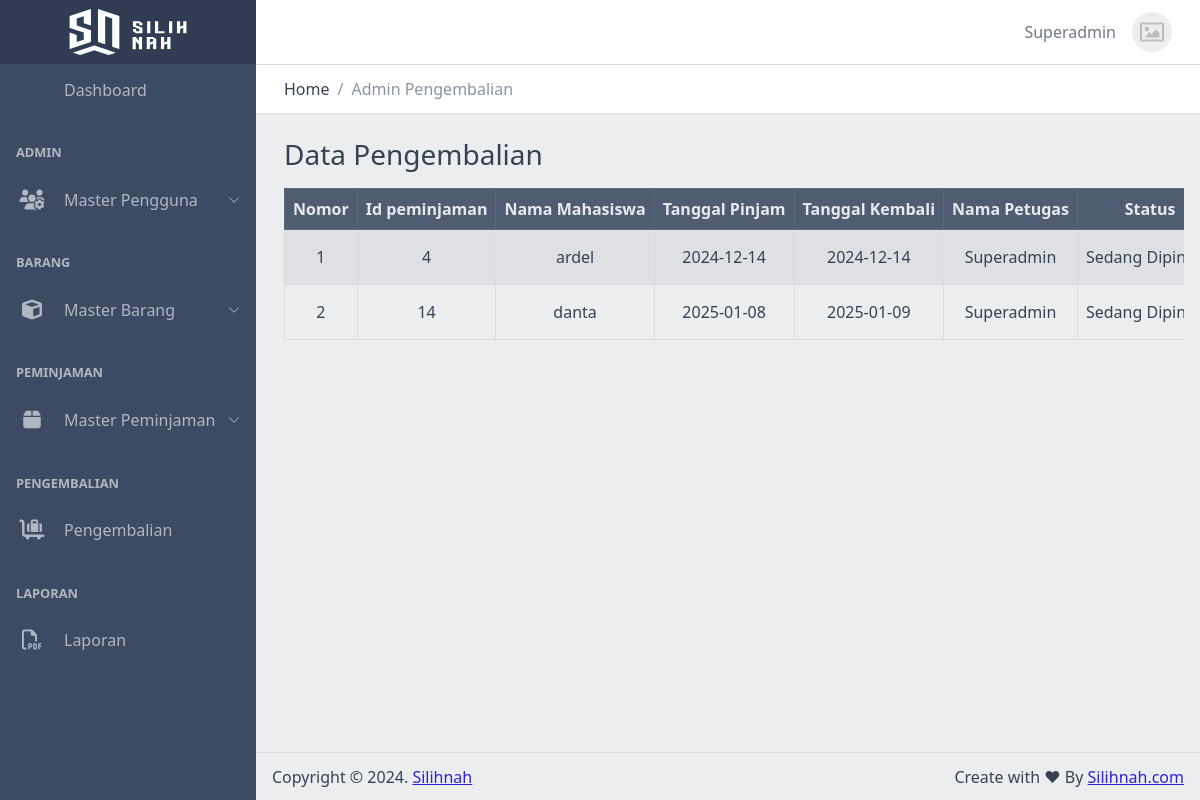
Screenshot of /views/admin/pengembalian/ (signed in) with the database file from the repository.
### tables this page shows
CREATE TABLE `peminjaman` (
  `id_peminjaman` int NOT NULL,
  `id_mahasiswa` int NOT NULL,
  `tanggal_pinjam` date NOT NULL,
  `tanggal_kembali` date NOT NULL,
  `id_petugas` int DEFAULT NULL,
  `id_status` int DEFAULT NULL
);

CREATE TABLE `mahasiswa` (
  `id_mahasiswa` int NOT NULL,
  `id_user` int NOT NULL,
  `nim` varchar(10) DEFAULT NULL,
  `nama` varchar(255) DEFAULT NULL,
  `telpon` varchar(13) DEFAULT NULL,
  `jenis_kelamin` enum('Laki-Laki','Perempuan') DEFAULT NULL,
  `tanggal_lahir` date DEFAULT NULL,
  `alamat` text,
  `agama` enum('Hindu','Islam','Budha','Kristen','Katolik','Konghucu') DEFAULT NULL
);

CREATE TABLE `petugas` (
  `id_petugas` int NOT NULL,
  `id_user` int NOT NULL,
  `nama` varchar(255) DEFAULT NULL,
  `telpon` varchar(13) DEFAULT NULL,
  `jenis_kelamin` enum('Laki-Laki','Perempuan') DEFAULT NULL,
  `tanggal_lahir` date DEFAULT NULL,
  `alamat` text,
  `agama` enum('Hindu','Islam','Budha','Kristen','Katolik','Konghucu') DEFAULT NULL
);

CREATE TABLE `status` (
  `id_status` int NOT NULL,
  `nama_status` varchar(255) NOT NULL
);

### functions/peminjaman.php (called while the page is built, shortened)
<?php
include 'connect.php';
class Peminjaman extends Connect
{
    public function getDataPeminjamanStatus()
    {
        $query = "SELECT
            peminjaman.id_peminjaman,
            peminjaman.id_mahasiswa,
            peminjaman.id_petugas,
            peminjaman.id_status,
            peminjaman.id_peminjaman,
            peminjaman.tanggal_pinjam,
            peminjaman.tanggal_kembali,
            mahasiswa.nama AS nama_mahasiswa,
            petugas.nama AS nama_petugas,
            status.nama_status AS nama_status
        FROM
            peminjaman
        LEFT JOIN
            mahasiswa ON peminjaman.id_mahasiswa = mahasiswa.id_mahasiswa
        LEFT JOIN
            petugas ON peminjaman.id_petugas = petugas.id_petugas
        LEFT JOIN
            status ON peminjaman.id_status = status.id_status
        WHERE peminjaman.id_status = 3
        GROUP BY
            peminjaman.id_peminjaman";
        $result = mysqli_query($this->conn, $query);
        $data = [];
        while ($row = mysqli_fetch_assoc($result)) {
            $data[] = $row;
        }
        return $data;
    }
    public function getDataStatus()
    {
        $query = "SELECT * FROM status";
        $result = mysqli_query($this->conn, $query);
        $data = [];
        while ($row = mysqli_fetch_assoc($result)) {
            $data[] = $row;
        }
        return $data;
    }
}

### functions/connect.php (called while the page is built, shortened)
<?php
class Connect
{
    private $host = 'localhost';
    private $user = 'root';
    private $pass = '';
    private $db = 'silihnah';
    function __construct()
    {
        $this->conn = new mysqli($this->host, $this->user, $this->pass, $this->db);
    }
}

### views/admin/pengembalian/index.php (the view, shortened to what this page needs)
<?php
include '../../../functions/peminjaman.php';
$peminjaman = new Peminjaman();
$data = $peminjaman->getDataPeminjamanStatus();
$dataStatus = $peminjaman->getDataStatus();
?>
<?php include('../../templates/header.php'); ?>
<div class="container-fluid">
    <div class="row justify-content-center">
        <div class="col">
            <h3>Data Pengembalian</h3>
        </div>
    </div>
</div>
<div class="container-fluid table-responsive">
    <table id="data-table" class="table text-nowrap table-bordered table-striped text-center mt-2 align-middle">
        <thead class="table-dark">
            <tr>
                <th>Nomor</th>
                <th>Id peminjaman</th>
                <th>Nama Mahasiswa</th>
                <th>Tanggal Pinjam</th>
                <th>Tanggal Kembali</th>
                <th>Nama Petugas</th>
                <th>Status</th>
            </tr>
        </thead>
        <tbody>
            <?php $no = 1; ?>
            <?php foreach ($data as $row) : ?>
                <tr>
                    <td><?= $no++; ?></td>
                    <td><?= $row['id_peminjaman']; ?></td>
                    <td><?= $row['nama_mahasiswa']; ?></td>
                    <td><?= $row['tanggal_pinjam']; ?></td>
                    <td><?= $row['tanggal_kembali']; ?></td>
                    <td><?= $row['nama_petugas']; ?></td>
                    <td><?= $row['nama_status']; ?></td>
                </tr>
            <?php endforeach; ?>
        </tbody>
    </table>
</div>
<?php include('../../templates/footer.php'); ?>

### assets/css/main.css (style rules this page uses)
body { background-color: #e9ecef; }

### rows the page displays
peminjaman: id_peminjaman "4", id_mahasiswa.nama "ardel", tanggal_pinjam "2024-12-14", tanggal_kembali "2024-12-14", id_petugas.nama "Superadmin", id_status.nama_status "Sedang…"
peminjaman: id_peminjaman "14", id_mahasiswa.nama "danta", tanggal_pinjam "2025-01-08", tanggal_kembali "2025-01-09", id_petugas.nama "Superadmin", id_status.nama_status "Sedang…"

### other values shown
$_SESSION['user']['username'] "Superadmin"
$title "Admin Pengembalian"
